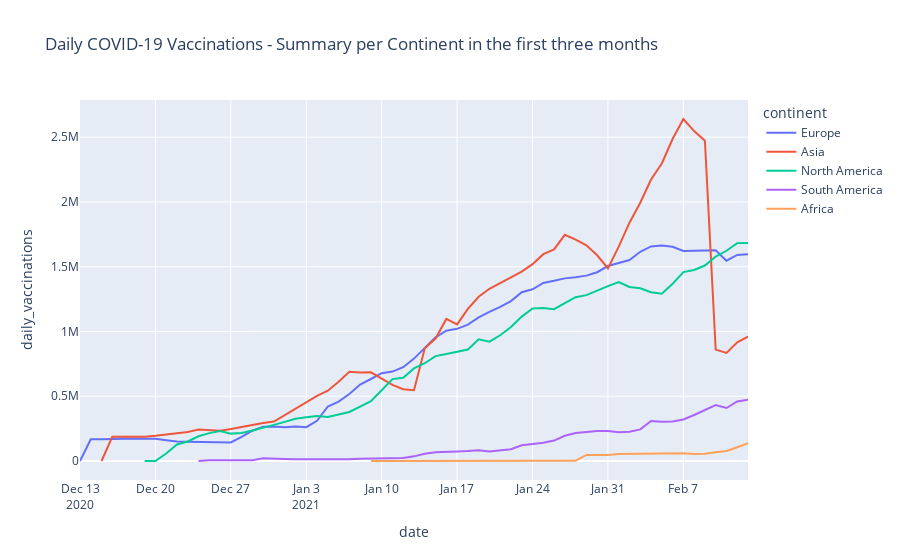

Source (notebook cell):
### Code cell
plot_daily_vaccination_data(data = continents_daily_df,  
                            region_column = 'continent',
                            regions_list = all_continents,
                            vaccination_metric = 'daily_vaccinations',
                            plot_title = 'Daily COVID-19 Vaccinations - Summary per Continent in the first three months',
                            min_date = '2020-12-13',
                            max_date = '2021-02-13'
                           )
